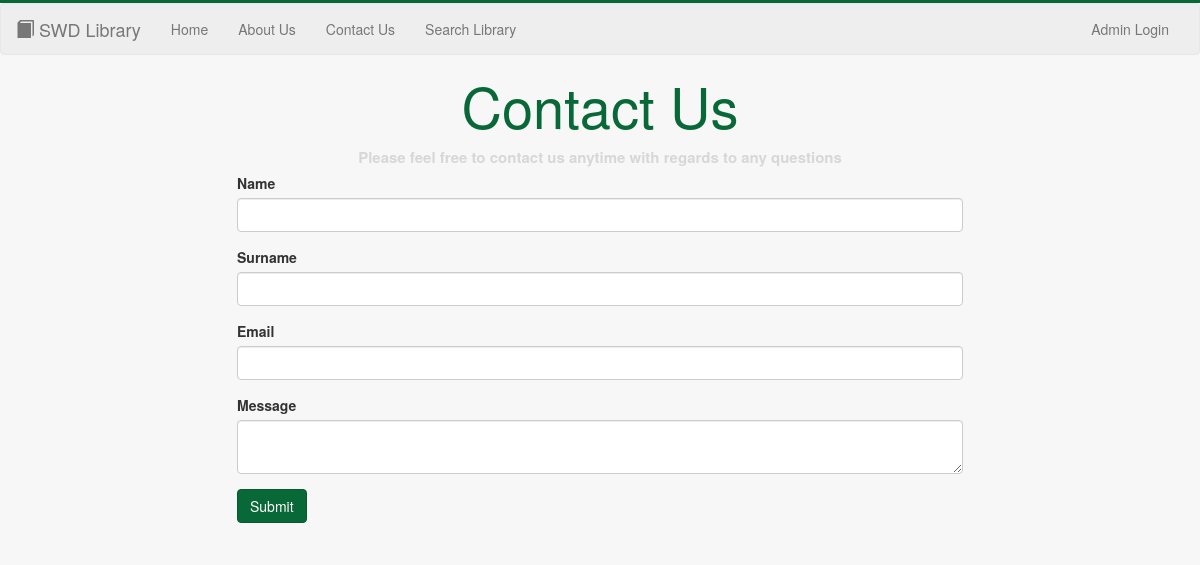
Screenshot of /public_html/src/view/contact.php with the database file from the repository.
### tables this page shows
CREATE TABLE IF NOT EXISTS pagecontent (
  PageID    INTEGER AUTO_INCREMENT NOT NULL PRIMARY KEY ,
  PageName  VARCHAR(50)            NOT NULL,
  Headline  VARCHAR(255)           NOT NULL,
  Content   LONGTEXT               NOT NULL
);

### public_html/protected/database/MySQLService.php (called while the page is built, shortened)
<?php
$root = realpath($_SERVER["DOCUMENT_ROOT"]);
require_once "$root/webdev/public_html/protected/entities/PageContent.php";
class MySQLService {
    private $connection;
    public function getConnection() {
        return $this->connection;
    }
    public function setConnection($connection) {
        $this->connection = $connection;
    }
    public function getContentByPageName($pageName): ?PageContent {
        $connection = $this->getConnection();
        $request = null;
        if ($connection) {
            $pageName = mysqli_real_escape_string($connection, $pageName);
            $sql = "SELECT * FROM pagecontent WHERE PageName = '" . $pageName . "';";
            $result = mysqli_query($connection, $sql);
            if ($result->num_rows == 1) {
                $result = $result->fetch_assoc();
                $request = new PageContent($result["PageID"], $result["PageName"], $result["Headline"], $result["Content"]);
            }
        }
        return $request;
    }
}

### public_html/protected/controller/ContentController.php (called while the page is built, shortened)
<?php
$root = realpath($_SERVER["DOCUMENT_ROOT"]);
require_once "$root/webdev/public_html/protected/database/MySQLService.php";
class ContentController {
    public static function getContentByPageName($pageName): ?PageContent {
        $sqlService = new MySQLService();
        if ($sqlService->connect()) {
            return $sqlService->getContentByPageName($pageName);
        }
        return null;
    }
}

### public_html/protected/entities/PageContent.php (called while the page is built, shortened)
<?php
class PageContent implements Serializable {
    private $pageId, $pageName, $headline, $content;
    public function __construct($pageId, $pageName, $headline, $content) {
        $this->headline = $headline;
        $this->content = $content;
    }
    public function getHeadline() {
        return $this->headline;
    }
    public function getContent() {
        return $this->content;
    }
}

### public_html/src/view/contact.php (the view, shortened to what this page needs)
<html>
<head>
    <?php include '../../protected/view/parts/head.php'; ?>
</head>
<?php include '../../protected/view/parts/header.php'; ?>
<body>
<?php
require_once "../../protected/controller/ContentController.php";
require_once "../../protected/entities/PageContent.php";
$content = ContentController::getContentByPageName(basename(__FILE__, '.php'));
?>
<div class="" data-placeholder-label="Header">
    <div class="">
        <div class="">
            <div class="heading"><h1><?php if (isset($content)) {echo $content->getHeadline();} ?></h1>
                <label><?php if (isset($content)) {echo $content->getContent();} ?></label>
            </div>
        </div>
        <div class="form-container container">
            <form action="../protected/action/contact.php" method="post">
                <div class="form-group">
                    <label for="name">Name</label>
                    <input title="name" type="text" class="form-control" name="name" required>
                </div>
                <div class="form-group">
                    <label for="surname">Surname</label>
                    <input title="surname" type="text" class="form-control" name="surname" required>
                </div>
                <div class="form-group">
                    <label for="email">Email</label>
                    <input title="email" type="email" class="form-control" name="email" required>
                </div>
                <div class="form-group">
                    <label for="message">Message</label>
                    <textarea title="message" class="form-control" name="message" required></textarea>
                </div>
                <button type="submit" class="btn btn-primary">Submit</button>
            </form>
        </div>
    </div>
</div>
</body>
</html>

### public_html/src/css/main.css (style rules this page uses)
body { margin: 0 0 40px; border-top: 3px solid #096838; overflow-x: hidden; background-color: #f7f7f7; }
h1 { font-size: 56px; color: #096838; margin-top: 10px; }
textarea { resize: vertical; }
.heading { margin-left: auto !important; margin-right: auto !important; text-align: center; }
.heading > label { font-size: 15px; color: #d7d7d7; }
.form-container { width: 63%; }
.btn-primary { background-color: #096838; border-color: #085830; }

### rows the page displays
pagecontent: Headline "Contact Us", Content "Please feel free to contact us anytime with regards to any questions"
